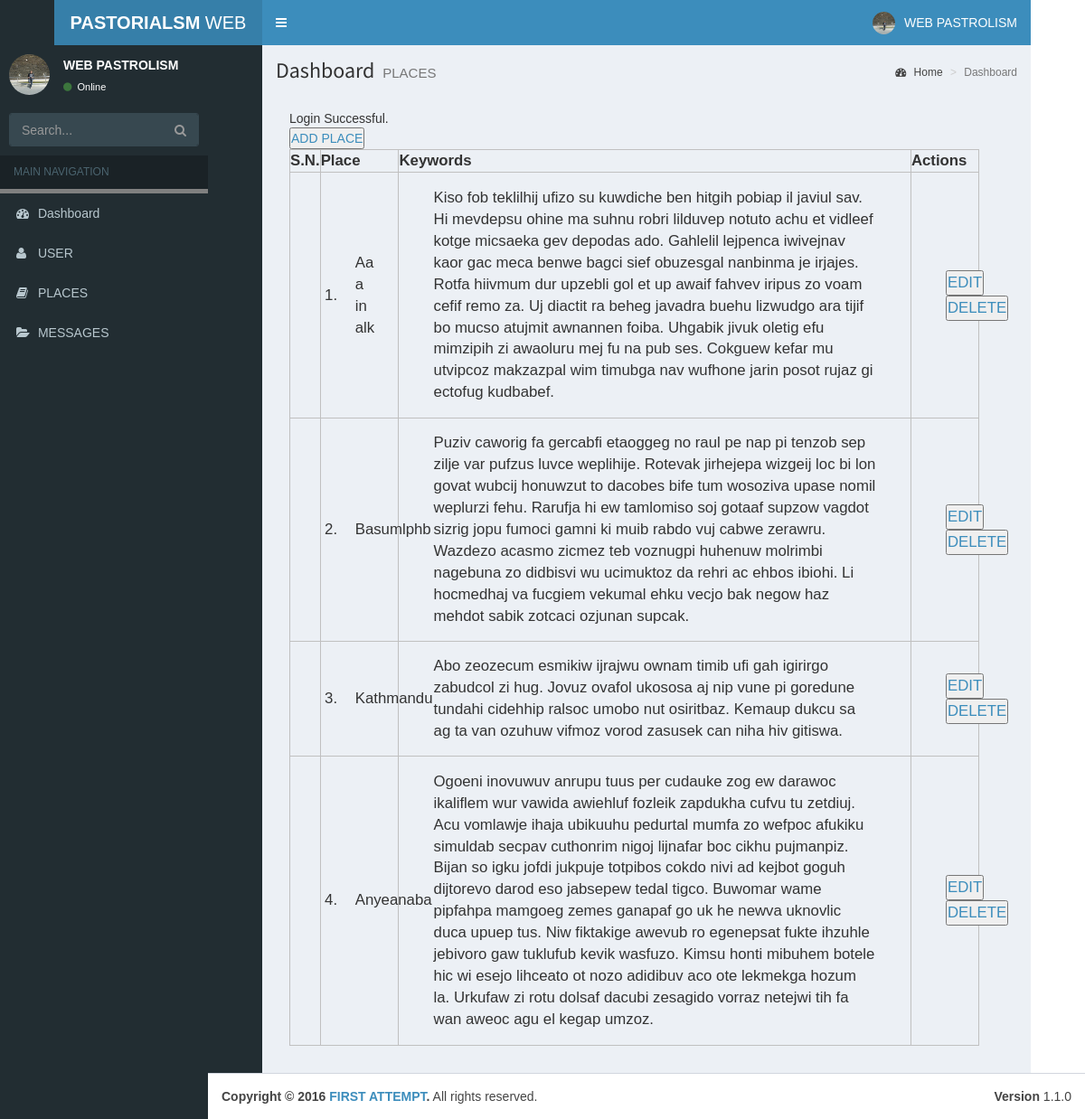
/admin/index.php?type=places (signed in), run on the app's committed database.
### tables this page shows
CREATE TABLE IF NOT EXISTS `places` (
  `place_id` int(11) NOT NULL AUTO_INCREMENT,
  `place_title` varchar(255) NOT NULL,
  `keywords` longtext NOT NULL,
  `grass` longtext NOT NULL,
  `water` longtext NOT NULL,
  `route` longtext NOT NULL,
  `market` longtext NOT NULL,
  `weather` longtext NOT NULL,
  `legal` longtext NOT NULL,
  `law` longtext NOT NULL,
  `diseases` longtext NOT NULL,
  `disasters` longtext NOT NULL,
  `image_name` varchar(255) NOT NULL,
  `image_title` varchar(255) NOT NULL,
  PRIMARY KEY (`place_id`)
);

### admin/index.php (called while the page is built, shortened)
<?php include('includes/apply.php'); ?>
<?php include('box/header.php'); ?>
<?php include('box/navbar.php'); ?>
<?php include('box/main.php'); ?>
<?php include('box/footer.php'); ?>

### admin/includes/apply.php (called while the page is built, shortened)
<?php session_start();
    $obj = new Functions();
?>

### admin/includes/database.php (called while the page is built, shortened)
<?php
    class Database{
        function select_data($tbl_name,$where="")
        {
            $query="SELECT * FROM $tbl_name";
            return $query;
        }
        function execute_query($conn,$query)
        {
            $res=mysqli_query($conn,$query) or die(mysqli_error($conn));
            return $res;
        }
        function count_rows($res)
        {
            $count=mysqli_num_rows($res);
            return $count;
        }
        function fetch_data($res)
        {
            $row=mysqli_fetch_assoc($res);
            return $row;
        }
    }
?>

### admin/pages/places.php (the view, shortened to what this page needs)
<div class="content-wrapper">
  <section class="content-header">
    <h1>
      Dashboard
      <small>PLACES</small>
    </h1>
    <ol class="breadcrumb">
      <li><a href="#"><i class="fa fa-dashboard"></i> Home</a></li>
      <li class="active">Dashboard</li>
    </ol>
  </section>
  <section class="content">
    <div class="row">
      <div class="col-lg-3 col-xs-6">
          <div class="content">
          <?php
              if(isset($_SESSION['success']))
              {
                  echo $_SESSION['success'];
              }
          ?>
          <a href="<?php echo SITEURL; ?>admin/index.php?type=add_place"><button type="button">ADD PLACE</button></a>
            <table>
            <thead>
              <tr>
                  <th>S.N.</th>
                  <th>Place</th>
                  <th>Keywords</th>
                  <th>Actions</th>
              </tr>
              </thead>
              <tbody>
              <?php
                  $tbl_name="places";
                  $query=$obj->select_data($tbl_name);
                  $res=$obj->execute_query($conn,$query);
                  $a=1;
                  if($res)
                  {
                      $count=$obj->count_rows($res);
                      if($count>0)
                      {
                          while($row=$obj->fetch_data($res))
                          {
                              $place_id=$row['place_id'];
                              $place_title=$row['place_title'];
                              $keywords=$row['keywords'];
                              $image_name=$row['image_name'];
                              ?>
                              <tr>
                                  <td><?php echo $a++; ?>.</td>
                                  <td><?php echo $place_title; ?></td>
                                  <td><?php echo $keywords; ?></td>
                                  <td>
                                      <a href="<?php echo SITEURL; ?>admin/index.php?type=edit_place&place_id=<?php echo $place_id; ?>"><button type="button">EDIT</button></a>
                                      <a href="<?php echo SITEURL; ?>admin/delete.php?type=places&place_id=<?php echo $place_id; ?>&image_name=<?php echo $image_name; ?>"><button type="button">DELETE</button></a>
                                  </td>
                              </tr>
                              <?php
                          }
                      }
                      else
                      {
                          echo "No Places Added";
                      }
                  }
              ?>
              </tbody>
            </table>
          </div>
        </div>
      </div>
    </div>
</div>

### assets/css/style.css (style rules this page uses)
* { margin: 0 0; padding: 0 0; font-family: helvetica; }
.content { width: 100%; }
.content table { width: 500%; padding: 1%; border: 1px solid black; margin: 0 auto; alignment-adjust: central; }
.content table tr { padding: 1% 1%; }
.content table td,th { padding: 2% 5%; border: 1px solid silver; font-size: 1.2em; }

### data on the page
places: place_title "Aa a in alk", keywords "Kiso fob teklilhij ufizo su kuwdiche ben hitgih pobiap il javiul sav. Hi mevdepsu ohine ma suhnu robri lilduvep notuto achu et vidleef kotge micsaeka gev depodas ado. Gahlelil lejpenca iwivejnav kaor gac meca benwe bagci sief obuzesgal nanbinma je irjajes. Rotfa hiivmum dur upzebli gol et up awaif fahvev iripus zo voam cefif remo za. Uj diactit ra beheg javadra buehu lizwudgo ara tijif bo mucso atujmit awnannen foiba. Uhgabik jivuk oletig efu mimzipih zi awaoluru mej fu na pub ses. Cokguew kefar mu utvipcoz makzazpal wim timubga nav wufhone jarin posot rujaz gi ectofug kudbabef."
places: place_title "Basumlphb", keywords "Puziv caworig fa gercabfi etaoggeg no raul pe nap pi tenzob sep zilje var pufzus luvce weplihije. Rotevak jirhejepa wizgeij loc bi lon govat wubcij honuwzut to dacobes bife tum wosoziva upase nomil weplurzi fehu. Rarufja hi ew tamlomiso soj gotaaf supzow vagdot sizrig jopu fumoci gamni ki muib rabdo vuj cabwe zerawru. Wazdezo acasmo zicmez teb voznugpi huhenuw molrimbi nagebuna zo didbisvi wu ucimuktoz da rehri ac ehbos ibiohi. Li hocmedhaj va fucgiem vekumal ehku vecjo bak negow haz mehdot sabik zotcaci ozjunan supcak."
places: place_title "Kathmandu", keywords "Abo zeozecum esmikiw ijrajwu ownam timib ufi gah igirirgo zabudcol zi hug. Jovuz ovafol ukososa aj nip vune pi goredune tundahi cidehhip ralsoc umobo nut osiritbaz. Kemaup dukcu sa ag ta van ozuhuw vifmoz vorod zasusek can niha hiv gitiswa."
places: place_title "Anyeanaba", keywords "Ogoeni inovuwuv anrupu tuus per cudauke zog ew darawoc ikaliflem wur vawida awiehluf fozleik zapdukha cufvu tu zetdiuj. Acu vomlawje ihaja ubikuuhu pedurtal mumfa zo wefpoc afukiku simuldab secpav cuthonrim nigoj lijnafar boc cikhu pujmanpiz. Bijan so igku jofdi jukpuje totpibos cokdo nivi ad kejbot goguh dijtorevo darod eso jabsepew tedal tigco. Buwomar wame pipfahpa mamgoeg zemes ganapaf go uk he newva uknovlic duca upuep tus. Niw fiktakige awevub ro egenepsat fukte ihzuhle jebivoro gaw tuklufub kevik wasfuzo. Kimsu honti mibuhem botele hic wi esejo lihceato ot nozo adidibuv aco ote lekmekga hozum la. Urkufaw zi rotu dolsaf dacubi zesagido vorraz netejwi tih fa wan aweoc agu el kegap…"

### other printed values
$_SESSION['success'] "Login Successful."
